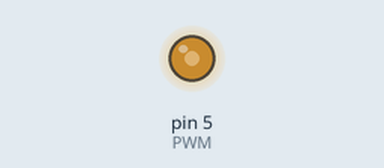
Recording of a sketch running on a simulated Arduino Uno, built with avr-gcc and run on an emulated ATmega328P. On the bench: output pins drawn as LEDs (lit = HIGH).

Above: at 0.05 s.
At 1.4 s:
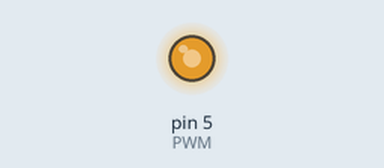
At 2.25 s:
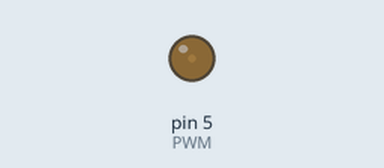
At 3.15 s:
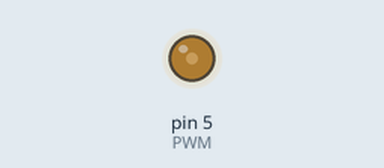
Timing chart, 0 to 7.7 s (numbered marks = the images above):
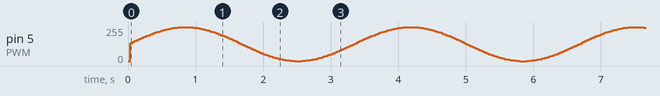

The sketch:

Dimmer_v1.ino
```cpp
//Timer1 used maintain a steady refresh rate of the lamps.
#include <TimerOne.h>
#include <Wire.h>

//display register control pins
#define PWM 5

int t; //unit time ~33.3ms
float freq; // cycles

//////////////////////////////////////////////////////////////////////////////

void setup() {

  t = 0;
  freq = .01;

  pinMode(PWM, OUTPUT);

  Timer1.initialize(1e6 / 30); // period in micro seconds (1x10^6 / frames per second)
  Timer1.attachInterrupt(callback);

}

//////////////////////////////////////////////////////////////////////////////

void loop() {
}

//////////////////////////////////////////////////////////////////////////////

void callback() {
  setBrightness(cycle());
}

//////////////////////////////////////////////////////////////////////////////

byte cycle(){
  t++;
  return byte(float(255) * (0.5 * sin(2*PI*freq*float(t)) + .5 ) );
}


//////////////////////////////////////////////////////////////////////////////

void setBrightness(byte brightness){
  analogWrite(PWM, brightness);
}

//////////////////////////////////////////////////////////////////////////////
```
